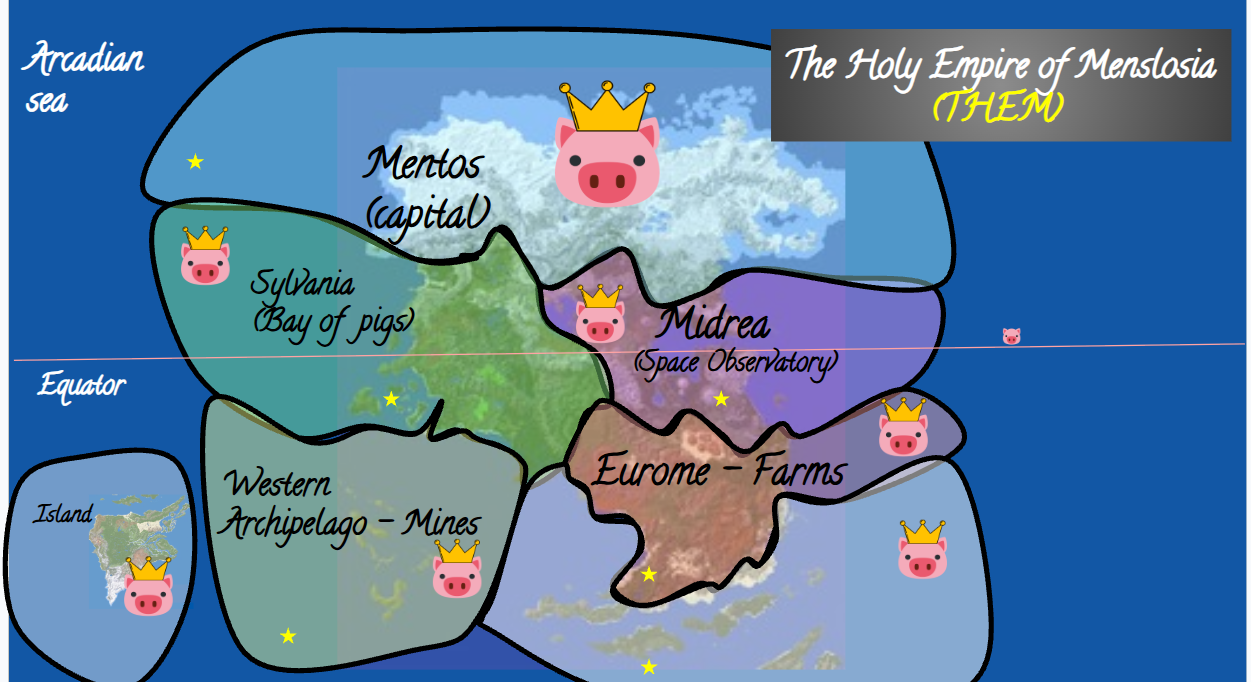
#> input picture map/source/lore_map.png, 1251 x 682 px
$ python trace_lore_map.py
#> lines starting #> are read from the running program, lines starting #| are printed output that depends on the picture; after the words box and inside, x2 and y2 are one past the last pixel; in counts of white or black regions, pixels touching at a corner belong together
#!/usr/bin/env python3
"""Trace the hand-drawn lore map (map/source/lore_map.png) into two masks the map generator reads:

  map/source/land_mask.png    white = land, black = sea
  map/source/region_mask.png  one flat colour per lore region (see REGION_COLOURS)

Both masks are ordinary images, so you can also paint them by hand (any paint program) and skip
this script: generate_map.py only needs the masks. Run:  python3 tools/trace_lore_map.py
Needs: numpy, scipy, scikit-image, Pillow.

How it works: the lore map is a terrain picture with translucent region overlays, black region
outlines, labels and pig icons drawn on top. Region outlines that close (Eurome, the Western
Archipelago, the Southwest Island, the Southern Isles) are found by flood fill; Mentos, Sylvania
and Midrea share one open area and are split by the boundary lines traced below. Land is the
less-blue half of each region (Otsu threshold), with labels and icons filled in from their
surroundings. The Western Archipelago islands are faint, so they get their own detector.
"""
import os

import numpy as np
from PIL import Image
from scipy import ndimage
from skimage.filters import threshold_otsu

ROOT = os.path.dirname(os.path.dirname(os.path.abspath(__file__)))
SRC = os.path.join(ROOT, "map", "source")

REGION_COLOURS = {
    "Mentos": (80, 140, 255),
    "Frost Reach": (180, 220, 255),
    "Sylvania": (60, 200, 90),
    "Midrea": (170, 80, 220),
    "Eurome": (200, 110, 60),
    "Western Archipelago": (150, 150, 150),
    "Southwest Island": (240, 220, 60),
    "Southern Isles": (60, 220, 220),
}

# Boundaries traced by hand from the lore map, in lore-map pixels (1251 x 682).
MENTOS_SOUTH = [(0, 200), (150, 205), (330, 220), (415, 252), (475, 257), (495, 232), (520, 245), (545, 285),
                (610, 250), (635, 257), (650, 285), (680, 300), (725, 275), (860, 265), (940, 290), (1251, 290)]
SYLVANIA_MIDREA = [(285, 545), (320, 565), (350, 590), (390, 610), (682, 640)]  # (y, x)
FROST_REACH_WEST = 748      # the snowfields east of this x in Mentos form Frost Reach
TERRAIN_AREA = (340, 70, 844, 668)      # x0, y0, x1, y1: the terrain picture inside the drawing
ISLAND_INSET = (88, 468, 196, 615)      # the Southwest Island's own inset picture
NOT_LAND = [(770, 28, 1235, 142),       # title box
            (545, 60, 665, 125),        # the big pig's crown
            (428, 535, 490, 605),       # the Western Archipelago pig
            (338, 215, 392, 250),       # the Mentos-Sylvania outline crossing the sea
            (758, 262, 846, 282)]       # the Mentos-Midrea outline crossing the sea
EXTRA_ISLANDS = [(1010, 337, 7)]        # the small pig on the equator: a lone islet (x, y, radius)


def main():
    im = np.array(Image.open(os.path.join(SRC, "lore_map.png")).convert("RGB")).astype(float)
    h, w = im.shape[:2]
#> h = 682; w = 1251
    r, g, b = im[..., 0], im[..., 1], im[..., 2]
    yy, xx = np.mgrid[0:h, 0:w]

    # --- regions
    black = im.max(2) < 75
#> black: shape (682, 1251) bool; 5.5% white; 139 white regions (73 under 20 px), largest, box (x1, y1, x2, y2) and area: (185, 349, 994, 682) 15321, (140, 27, 956, 357) 14820, (3, 448, 197, 682) 3139
    lab, n = ndimage.label(~black)
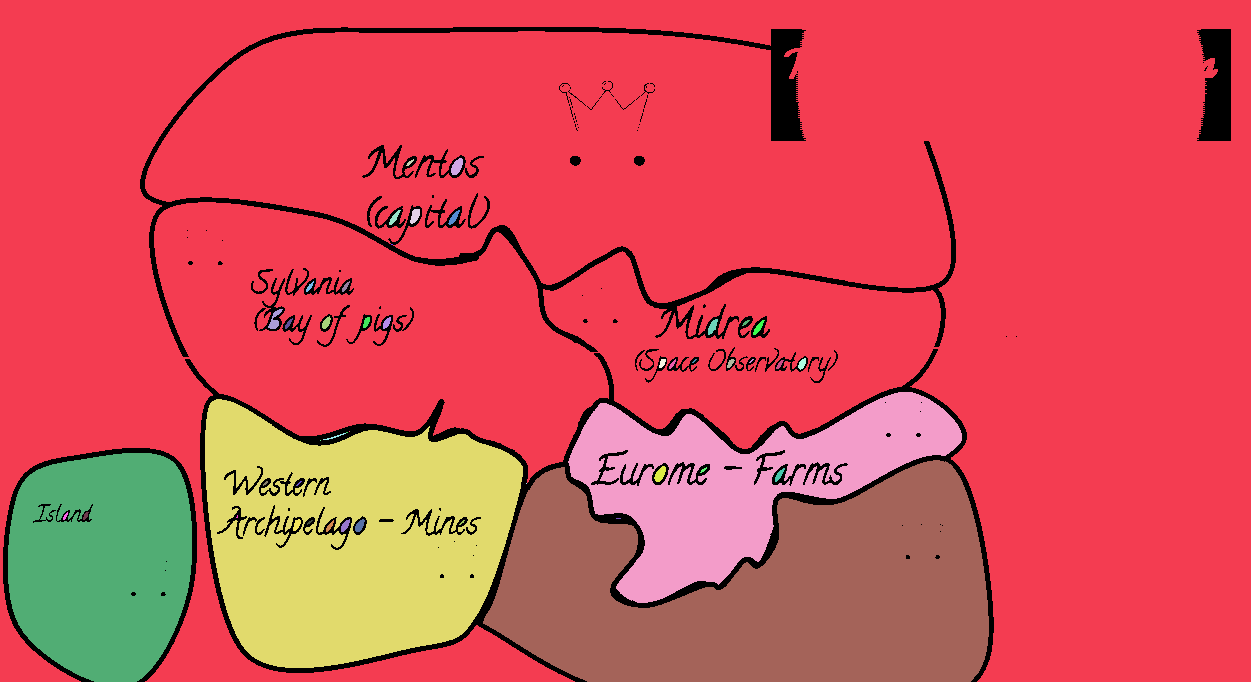
#> lab: shape (682, 1251) int32; 49 distinct labels, from 0 to 48; one colour per label, 0 black
#> n = 48
    sizes = ndimage.sum(~black, lab, range(1, n + 1))
#> sizes = 48 values, max 597686 at index 0, min 1 at index 26, mean 16790
    closed = {}
    for i, s in enumerate(sizes):
        if 3000 < s < 200000:   # skip the big open sea
            m = lab == i + 1
            cx, cy = xx[m].mean(), yy[m].mean()
            name = ("Southwest Island" if cx < 200 else "Western Archipelago" if cx < 540 and cy > 450
                    else "Southern Isles" if cy > 560 else "Eurome")
            closed[name] = ndimage.binary_dilation(m, iterations=4)
#> this loop made 48 passes
#> (s, cx, cy, name) on passes 25, 26, 31, 32: (35835, 737.5, 482, 'Eurome'), (60558, 352.9, 538, 'Western Archipelago'), (34857, 101.6, 562.4, 'Southwest Island'), (75156, 761.6, 592.9, 'Southern Isles')
#> s on passes 1 to 6: 597686, 138, 22, 103, 71, 76
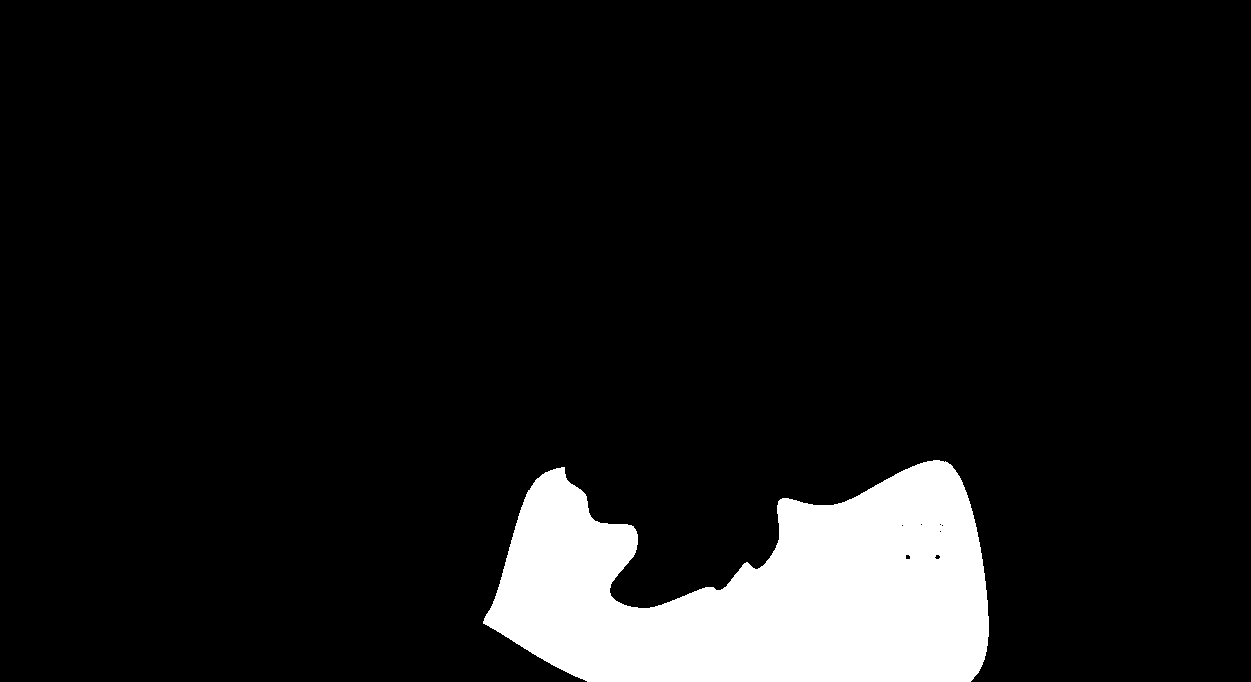
#> m: shape (682, 1251) bool; 8.8% white; 1 white region, box (x1, y1, x2, y2) and area: (483, 460, 989, 682) 75156
#> after the loop, closed = 4 items
    south = np.array(MENTOS_SOUTH, float)
    above = yy < np.interp(xx, south[:, 0], south[:, 1])
    sm = np.array(SYLVANIA_MIDREA, float)
    sylmid_x = np.interp(yy, sm[:, 0], sm[:, 1])
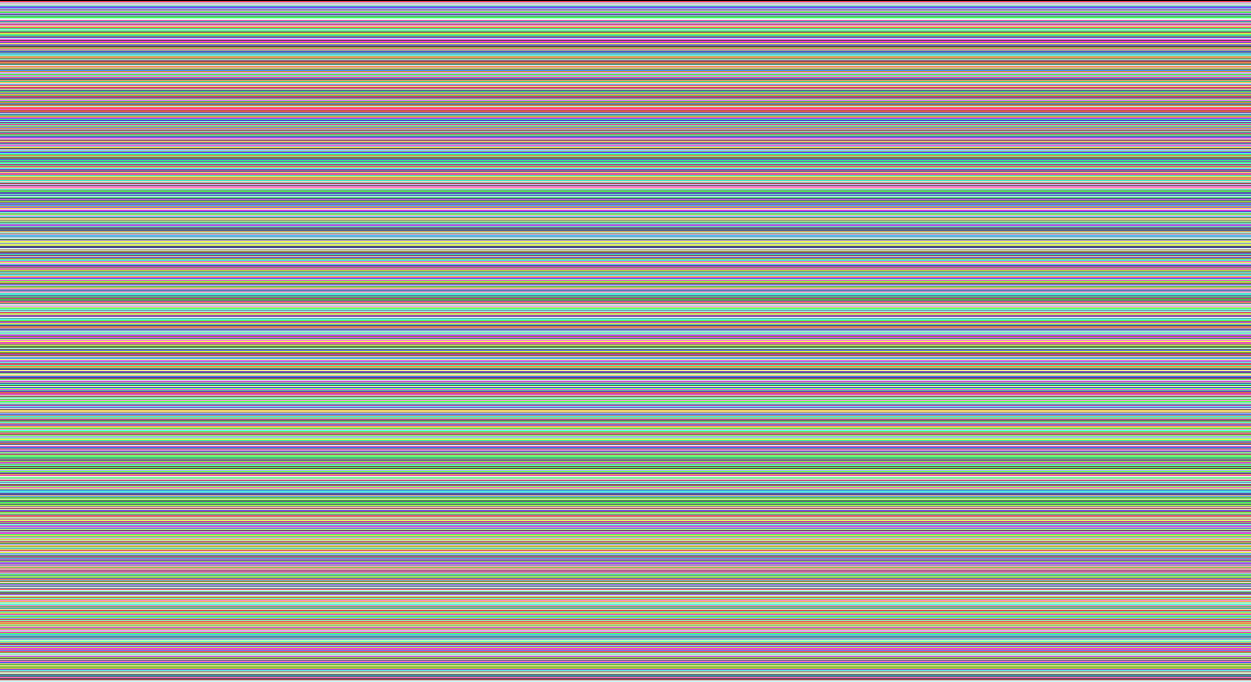
#> yy: shape (682, 1251) int64; 682 distinct labels, from 0 to 681; one colour per label, 0 black
    region = np.full((h, w), "Sylvania", dtype=object)
    region[(~above) & (xx > sylmid_x)] = "Midrea"
    region[above] = "Mentos"
    region[above & (xx > FROST_REACH_WEST)] = "Frost Reach"
    for k, m in closed.items():
        region[m] = k
#> this loop made 4 passes
#> k on passes 1 to 4: 'Eurome', 'Western Archipelago', 'Southwest Island', 'Southern Isles'

    # --- land
    blue = b - (r + g) / 2
    bad = (im.max(2) < 90) | ((r > 200) & (g < 200)) | ((r > 200) & (g > 180) & (b < 120)) \
        | ((r > 230) & (g > 150) & (b > 150) & (r - b > 40))
#> bad: shape (682, 1251) bool; 10% white; 430 white regions (346 under 20 px), largest, box (x1, y1, x2, y2) and area: (140, 26, 994, 682) 39807, (555, 81, 660, 207) 9671, (1147, 29, 1231, 141) 7512
    _, (iy, ix) = ndimage.distance_transform_edt(bad, return_indices=True)
#> iy: shape (682, 1251) int32; 682 distinct labels, from 0 to 681
    bf = ndimage.gaussian_filter(blue[iy, ix], 1.2)
    area = np.zeros((h, w), bool)
    for x0, y0, x1, y1 in (TERRAIN_AREA, ISLAND_INSET):
        area[y0:y1, x0:x1] = True
    land = np.zeros((h, w), bool)
    for reg in set(region.ravel()):
        if reg == "Frost Reach":
            continue
        m = ((region == reg) | ((reg == "Mentos") & (region == "Frost Reach"))) & area
        if m.sum() > 200:
            land |= m & (bf < threshold_otsu(bf[m]))
#> this loop made 8 passes
#> land: shape (682, 1251) bool; 18.4% white; 100 white regions (69 under 20 px), largest, box (x1, y1, x2, y2) and area: (340, 70, 844, 624) 140832, (89, 497, 184, 614) 6272, (591, 624, 684, 664) 1768
    land = ndimage.binary_opening(land, iterations=1)
#> land: shape (682, 1251) bool; 18.3% white; 58 white regions (31 under 20 px), largest, box (x1, y1, x2, y2) and area: (340, 70, 844, 624) 140529, (89, 497, 184, 614) 6262, (591, 624, 684, 663) 1765
    land = ndimage.binary_closing(land, iterations=2)
#> land: shape (682, 1251) bool; 18.5% white; 50 white regions (25 under 20 px), largest, box (x1, y1, x2, y2) and area: (340, 70, 844, 624) 142397, (89, 497, 184, 614) 6419, (591, 624, 684, 663) 1766
    land = ndimage.binary_fill_holes(land)
#> land: shape (682, 1251) bool; 18.7% white; 49 white regions (24 under 20 px), largest, box (x1, y1, x2, y2) and area: (340, 70, 844, 624) 144066, (89, 497, 184, 614) 6495, (591, 624, 684, 663) 1766

    # the Western Archipelago: faint yellow islands on a grey overlay
    yel = ((r + g) / 2 - b)[iy, ix]
    d = ndimage.gaussian_filter(yel - ndimage.median_filter(yel, 25), 1.0)
    wa = (region == "Western Archipelago") & area
    isl = wa & (d > np.percentile(d[wa], 90)) & ~ndimage.binary_dilation(bad, iterations=6)
#> isl: shape (682, 1251) bool; 0.14% white; 10 white regions, largest, box (x1, y1, x2, y2) and area: (369, 579, 408, 608) 539, (370, 525, 390, 539) 174, (382, 611, 393, 622) 92
    isl[:, 432:] = False
    isl = ndimage.binary_opening(isl, iterations=1)
#> isl: shape (682, 1251) bool; 0.13% white; 9 white regions, largest, box (x1, y1, x2, y2) and area: (369, 579, 408, 608) 536, (370, 526, 390, 539) 172, (382, 611, 393, 622) 91
    land |= ndimage.binary_dilation(isl, iterations=2)

    for x0, y0, x1, y1 in NOT_LAND:
        land[y0:y1, x0:x1] = False
#> land: shape (682, 1251) bool; 17.9% white; 51 white regions (24 under 20 px), largest, box (x1, y1, x2, y2) and area: (378, 118, 837, 624) 137213, (89, 497, 184, 614) 6495, (591, 624, 684, 663) 1766
    for cx, cy, rad in EXTRA_ISLANDS:
        land |= (xx - cx) ** 2 + (yy - cy) ** 2 <= rad ** 2
        region[(xx - cx) ** 2 + (yy - cy) ** 2 <= rad ** 2] = "Southern Isles"
    lab, n = ndimage.label(land)
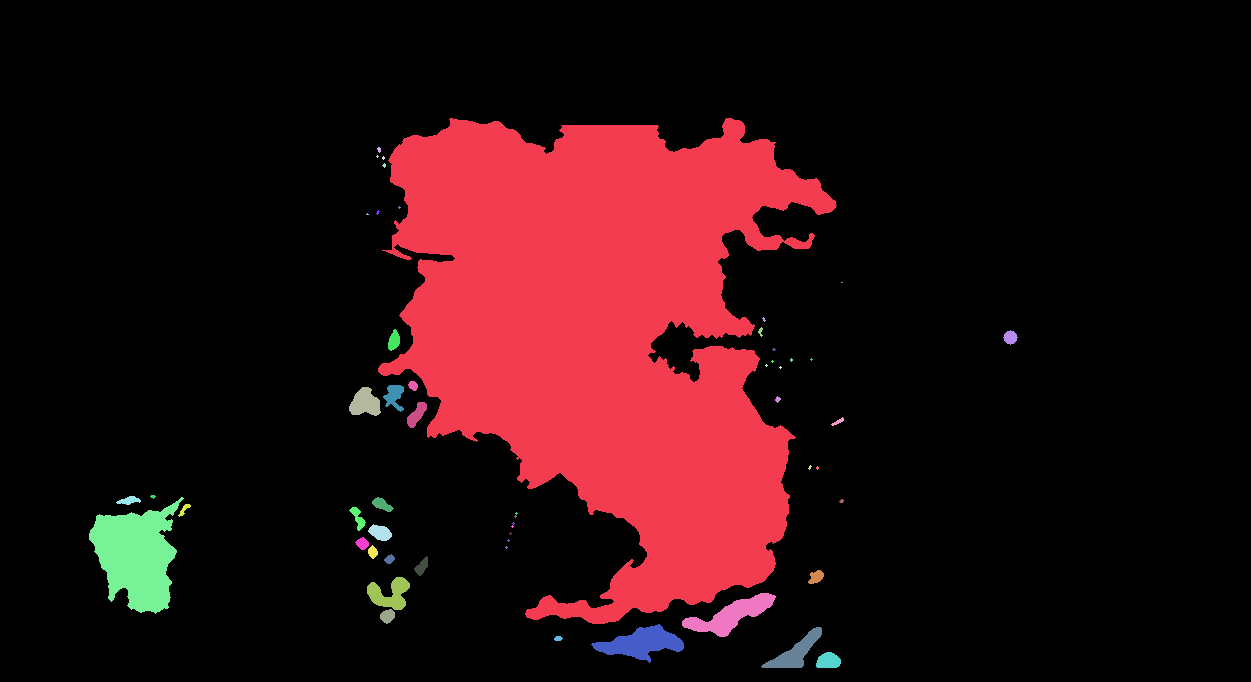
#> lab: shape (682, 1251) int32; 55 distinct labels, from 0 to 54; one colour per label, 0 black
#> n = 54
    sizes = ndimage.sum(land, lab, range(1, n + 1))
#> sizes = 54 values, max 137213 at index 0, min 2 at index 8, mean 2827.4
    keep = np.zeros(n + 1, bool)
    keep[1:] = sizes >= 40
    land = keep[lab]

    # Coastal slivers of the mainland that fall outside a hand-drawn outline belong to the mainland
    # region next to them, not to the island region whose overlay happens to cover them.
    lab, n = ndimage.label(land)
#> lab: shape (682, 1251) int32; 26 distinct labels, from 0 to 25
#> n = 25
    sizes = ndimage.sum(land, lab, range(1, n + 1))
#> sizes = 25 values, max 137213 at index 0, min 45 at index 7, mean 6096.1
    island_regions = ("Southern Isles", "Western Archipelago")
    for i, s in enumerate(sizes):
        if s < 8000:
            continue
        comp = lab == i + 1
        stray = comp & np.isin(region, island_regions)
        good = comp & ~stray
        if stray.any() and good.any():
            dist, (jy, jx) = ndimage.distance_transform_edt(~good, return_indices=True)
            sliver = stray & (dist <= 8)   # only thin coastal strips, not whole islands
            region[sliver] = region[jy[sliver], jx[sliver]]
#> this loop made 25 passes
#> s on passes 1 to 12: 137213, 181, 149, 73, 330, 639, 276, 45, 130, 6495, 177, 64

    Image.fromarray((land * 255).astype(np.uint8)).save(os.path.join(SRC, "land_mask.png"))
    rgb = np.zeros((h, w, 3), np.uint8)
    for name, col in REGION_COLOURS.items():
        rgb[region == name] = col
    Image.fromarray(rgb).save(os.path.join(SRC, "region_mask.png"))
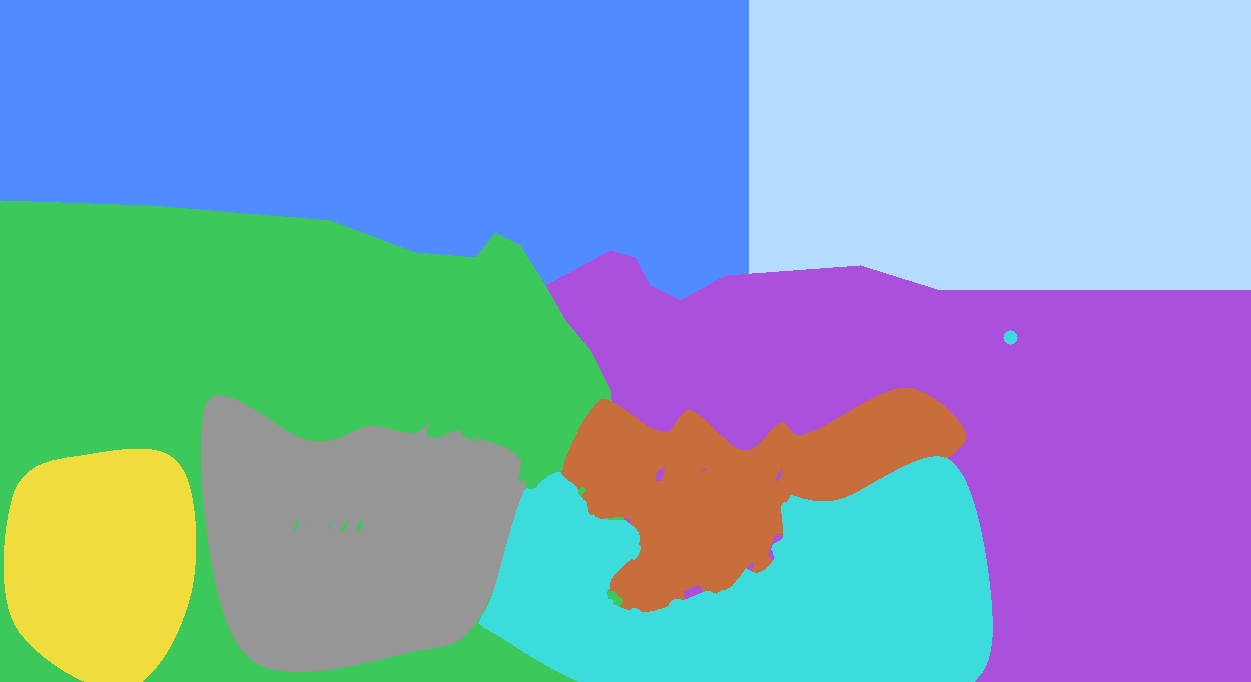
#> saved as region_mask.png: PIL image 1251x682 RGB; mean R, G, B 127.3, 162.1, 190.4
    for name in REGION_COLOURS:
        print(f"  {name:20s} land px {int(((region == name) & land).sum()):6d}")
#> this loop made 8 passes
#|   Mentos               land px  45867
#|   Frost Reach          land px   4430
#|   Sylvania             land px  33191
#|   Midrea               land px  22382
#|   Eurome               land px  30246
#|   Western Archipelago  land px   1984
#|   Southwest Island     land px   6689
#|   Southern Isles       land px   7613
    print("wrote map/source/land_mask.png and region_mask.png")


if __name__ == "__main__":
    main()
